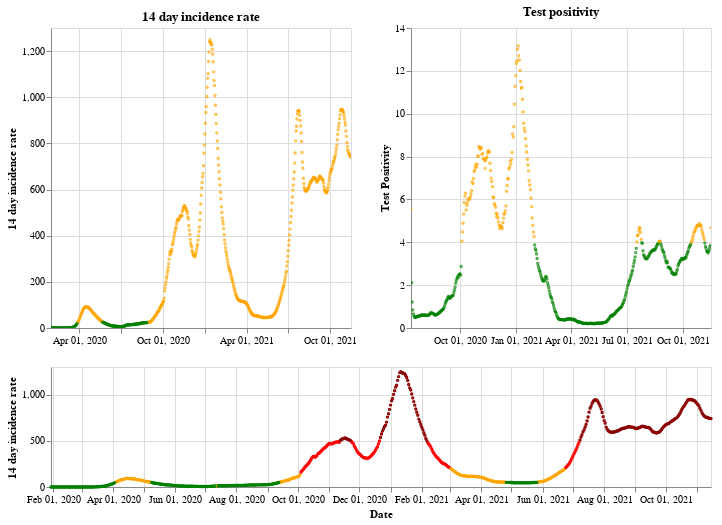

The cell this chart's notebook holds for it:
### Markdown cell above
## England

### Code cell
plot_traffic_light('England')

### Figure 1 — Vega-Lite specification as saved in the notebook (floating-point values rounded to 4 significant figures; data arrays with more than 128 entries replaced by an {"elided": "..."} marker saying what was removed)
{"config": {"view": {"continuousWidth": 400, "continuousHeight": 300}}, "vconcat": [{"hconcat": [{"mark": {"type": "point", "size": 2}, "encoding": {"color": {"condition": {"value": "green", "test": "(datum.twoWeeklyCasesRate <= 25)"}, "value": "orange"}, "tooltip": [{"type": "nominal", "field": "areaName"}, {"type": "temporal", "field": "date"}, {"type": "quantitative", "field": "twoWeeklyCasesRate"}, {"type": "quantitative", "field": "testPositivity"}], "x": {"type": "temporal", "axis": {"title": ""}, "field": "date", "scale": {"domain": {"selection": "DateBrush"}}, "timeUnit": "yearmonthdate"}, "y": {"type": "quantitative", "axis": {"title": "14 day incidence rate"}, "field": "twoWeeklyCasesRate"}}, "title": "14 day incidence rate", "width": 300}, {"mark": {"type": "point", "size": 2}, "encoding": {"color": {"condition": {"value": "green", "test": "(datum.testPositivity <= 4)"}, "value": "orange"}, "tooltip": [{"type": "nominal", "field": "areaName"}, {"type": "temporal", "field": "date"}, {"type": "quantitative", "field": "twoWeeklyCasesRate"}, {"type": "quantitative", "field": "testPositivity"}], "x": {"type": "temporal", "axis": {"title": ""}, "field": "date", "scale": {"domain": {"selection": "DateBrush"}}, "timeUnit": "yearmonthdate"}, "y": {"type": "quantitative", "axis": {"title": "Test Positivity"}, "field": "testPositivity"}}, "title": "Test positivity", "width": 300}]}, {"layer": [{"mark": {"type": "point", "size": 2}, "encoding": {"color": {"condition": {"value": "orange", "test": "(((datum.testPositivity < 4) && (datum.twoWeeklyCasesRate >= 50)) && (datum.twoWeeklyCasesRate < 200))"}, "value": "red"}, "opacity": {"condition": {"value": 1, "test": "((datum.twoWeeklyCasesRate >= 50) && (datum.twoWeeklyCasesRate < 500))"}, "value": 0}, "tooltip": [{"type": "nominal", "field": "areaName"}, {"type": "temporal", "field": "date"}, {"type": "quantitative", "field": "twoWeeklyCasesRate"}, {"type": "quantitative", "field": "testPositivity"}], "x": {"type": "temporal", "axis": {"title": "Date"}, "field": "date", "timeUnit": "yearmonthdate"}, "y": {"type": "quantitative", "axis": {"title": "14 day incidence rate"}, "field": "twoWeeklyCasesRate"}}, "selection": {"DateBrush": {"type": "interval", "encodings": ["x"], "fields": ["Time"]}}}, {"mark": {"type": "point", "size": 2}, "encoding": {"color": {"value": "darkred"}, "opacity": {"condition": {"value": 1, "test": "(datum.twoWeeklyCasesRate >= 500)"}, "value": 0}, "tooltip": [{"type": "nominal", "field": "areaName"}, {"type": "temporal", "field": "date"}, {"type": "quantitative", "field": "twoWeeklyCasesRate"}, {"type": "quantitative", "field": "testPositivity"}], "x": {"type": "temporal", "axis": {"title": "Date"}, "field": "date", "timeUnit": "yearmonthdate"}, "y": {"type": "quantitative", "axis": {"title": "14 day incidence rate"}, "field": "twoWeeklyCasesRate"}}}, {"mark": {"type": "point", "size": 2}, "encoding": {"color": {"condition": {"value": "green", "test": "((datum.testPositivity < 4) && (datum.twoWeeklyCasesRate < 50))"}, "value": "orange"}, "opacity": {"condition": {"value": 1, "test": "(datum.twoWeeklyCasesRate < 50)"}, "value": 0}, "tooltip": [{"type": "nominal", "field": "areaName"}, {"type": "temporal", "field": "date"}, {"type": "quantitative", "field": "twoWeeklyCasesRate"}, {"type": "quantitative", "field": "testPositivity"}], "x": {"type": "temporal", "axis": {"title": "Date"}, "field": "date", "timeUnit": "yearmonthdate"}, "y": {"type": "quantitative", "axis": {"title": "14 day incidence rate"}, "field": "twoWeeklyCasesRate"}}}], "height": 120, "width": 660}], "data": {"name": "data-eeaf2d6d5c60ae1f75a45d21d6480d27"}, "$schema": "https://vega.github.io/schema/vega-lite/v4.8.1.json", "datasets": {"data-eeaf2d6d5c60ae1f75a45d21d6480d27": {"elided": "656 records"}}}
